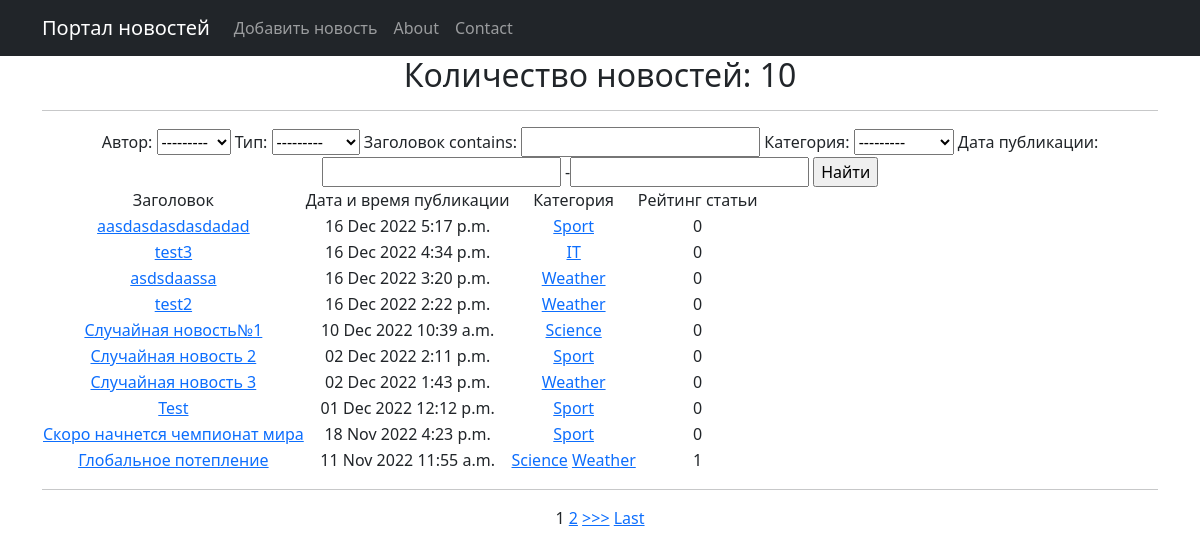
Page /post/ on the committed database.
### news/models.py (models this page shows, shortened)
class Post(models.Model):
    author = models.ForeignKey(Author, on_delete=models.CASCADE, verbose_name='Автор')
    NEWS = 'NW'
    ARTICLE = 'AR'
    CATEGORY_CHOISES = (
        (NEWS, 'Новость'),
        (ARTICLE, 'Статья'),
    )
    categoryType = models.CharField(max_length=2, choices=CATEGORY_CHOISES, default=ARTICLE, verbose_name='Тип')
    dateCreation = models.DateTimeField(auto_now_add=True, verbose_name='Дата публикации')
    postCategory = models.ManyToManyField(Category, through='PostCategory', verbose_name='Категория')
    title = models.CharField(max_length=128, verbose_name='Заголовок')
    text = models.TextField(verbose_name='Содержание')
    rating = models.SmallIntegerField(default=0, verbose_name='Рейтинг')

class Category(models.Model):
    name = models.CharField(max_length=64, unique=True, verbose_name='Категория')
    subscribers = models.ManyToManyField(User, related_name='categories')
    def __str__(self):
        return self.name
    class Meta:
        verbose_name = 'Категория'
        verbose_name_plural = 'Категории'

### news/views.py (the view)
# urls.py: path('', PostList.as_view(), name='posts'),
class PostList(ListView):
    model = Post
    template_name = 'news/posts.html'
    context_object_name = 'posts'
    ordering = ['-dateCreation']
    paginate_by = 10
    def get_filter(self):
        return PostFilter(self.request.GET, queryset=super().get_queryset())
    def get_queryset(self):
        return self.get_filter().qs
    def get_context_data(self, *args, **kwargs):
        return {
            **super().get_context_data(*args, **kwargs),
            "filter": self.get_filter(),
        }

### news/models.py (called while the page is built)
    def __str__(self):
        return self.authorUser.username

### templates/news/posts.html (shortened to what this page needs)
{% extends 'flatpages/default.html' %}
{% block content %}
    <h2>Количество новостей:
        {% load cache %}
        {% cache 100 posts %}
        {{ posts|length }}
        {% endcache %}
    </h2>
    <hr>
<form method="GET">
    {{ filter.form }}
    <input type="submit" value="Найти">
</form>
    {% if posts %}
        <table>
            <tr>
                <td>
                    Заголовок
                </td>
                <td>
                    Дата и время публикации
                </td>
                <td>
                    Категория
                </td>
                <td>
                    Рейтинг статьи
                </td>
            </tr>
        {% for post in posts %}
            <tr>
                <td>
                    <a href="{% url 'post' post.id %}">{{ post.title|truncatewords:30 }}</a>
                </td>
                <td>
                    {{ post.dateCreation|date:'d M Y' }}
                    {{ post.dateCreation|time }}
                </td>
                <td>
                    {% for cat in post.postCategory.all %}
                    <a href="{% url 'category_list' cat.id %}">{{ cat.name }}</a>
                    {% endfor %}
                </td>
                <td>
                    {{ post.rating }}
                </td>
            </tr>
        {% endfor %}
        </table>
    {% else %}
        <h2>Новостей нет!</h2>
    {% endif %}
    <hr>
    {% for num in page_obj.paginator.page_range %}
        {% if page_obj.number == num %}
            <a>{{ num }}</a>
        {% elif num > page_obj.number|add:'-3' and num < page_obj.number|add:'3' %}
            <a href="?page={{ num }}">{{ num }}</a>
        {% endif %}
    {% endfor %}
    {% if page_obj.has_next %}
        <a href="?page={{ page_obj.next_page_number }}">>>></a>
        <a href="?page={{ page_obj.paginator.num_pages }}">Last</a>
    {% endif %}
{% endblock content %}

### rows in the picture
Post: title "aasdasdasdasdadad", dateCreation "16 Dec 2022", dateCreation "5:17 p.m.", rating "0"
Category: name "Sport"
Post: title "test3", dateCreation "16 Dec 2022", dateCreation "4:34 p.m.", rating "0"
Category: name "IT"
Post: title "asdsdaassa", dateCreation "16 Dec 2022", dateCreation "3:20 p.m.", rating "0"
Category: name "Weather"
Post: title "test2", dateCreation "16 Dec 2022", dateCreation "2:22 p.m.", rating "0"
Post: title "Случайная новость№1", dateCreation "10 Dec 2022", dateCreation "10:39 a.m.", rating "0"
Category: name "Science"
Post: title "Случайная новость 2", dateCreation "02 Dec 2022", dateCreation "2:11 p.m.", rating "0"
Post: title "Случайная новость 3", dateCreation "02 Dec 2022", dateCreation "1:43 p.m.", rating "0"
Post: title "Test", dateCreation "01 Dec 2022", dateCreation "12:12 p.m.", rating "0"
Post: title "Скоро начнется чемпионат мира", dateCreation "18 Nov 2022", dateCreation "4:23 p.m.", rating "0"
Post: title "Глобальное потепление", dateCreation "11 Nov 2022", dateCreation "11:55 a.m.", rating "1"

### other values in the picture
{{ posts|length }} "10"
{{ num }} "1"
{{ num }} "2"
